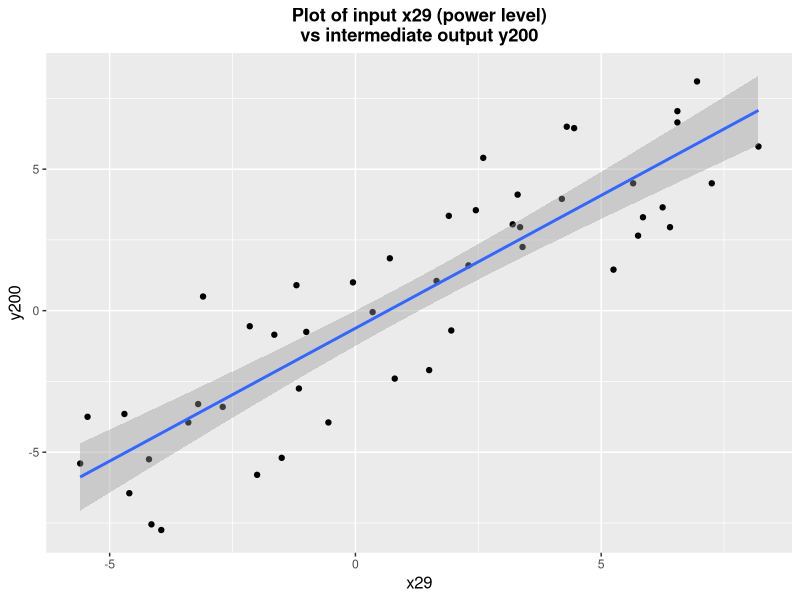
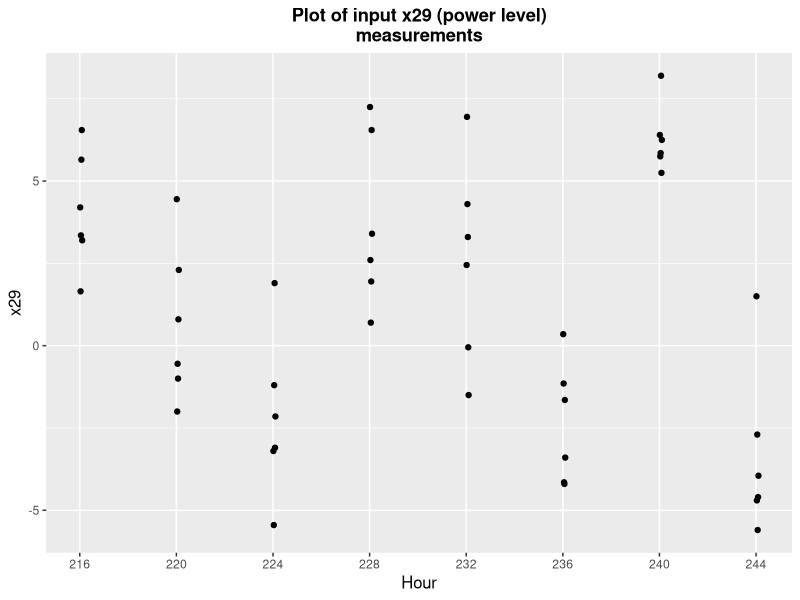
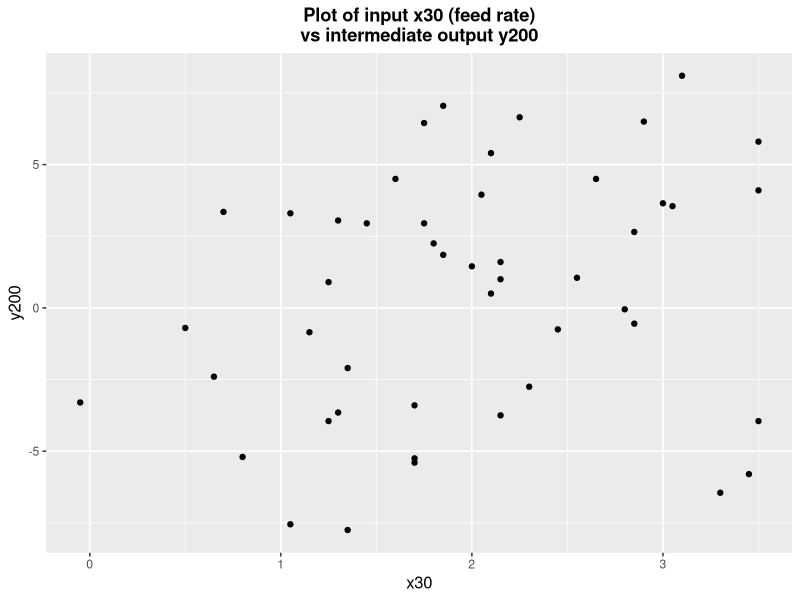
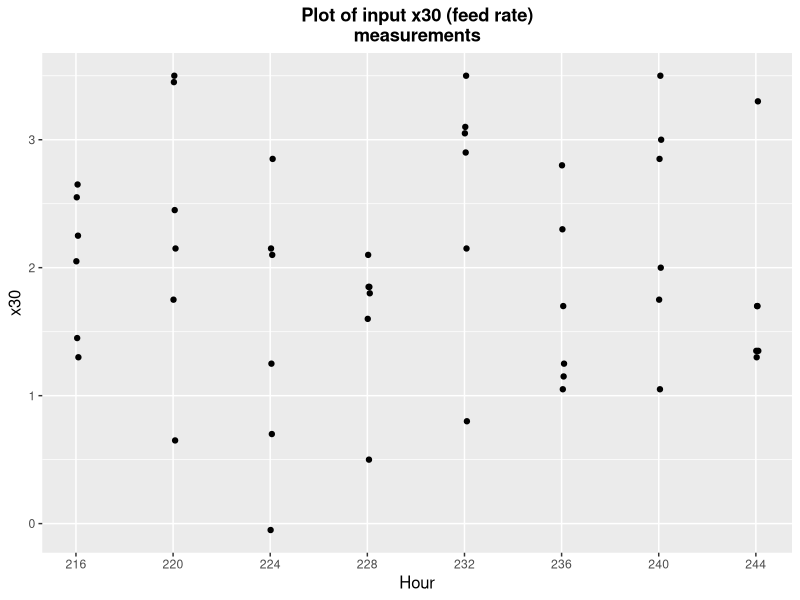
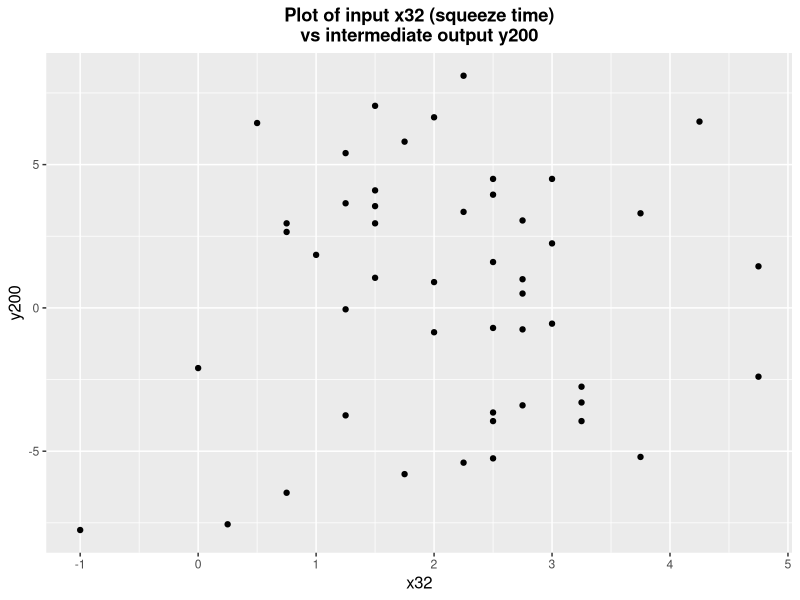
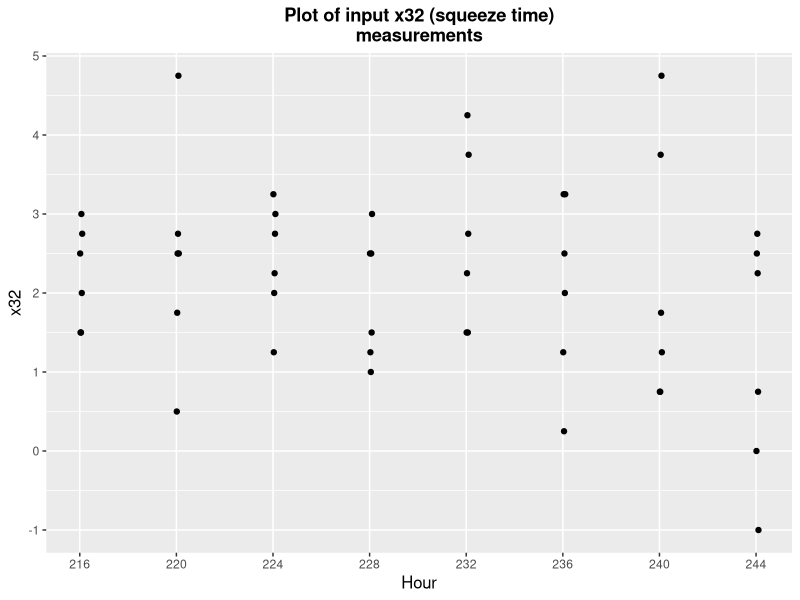
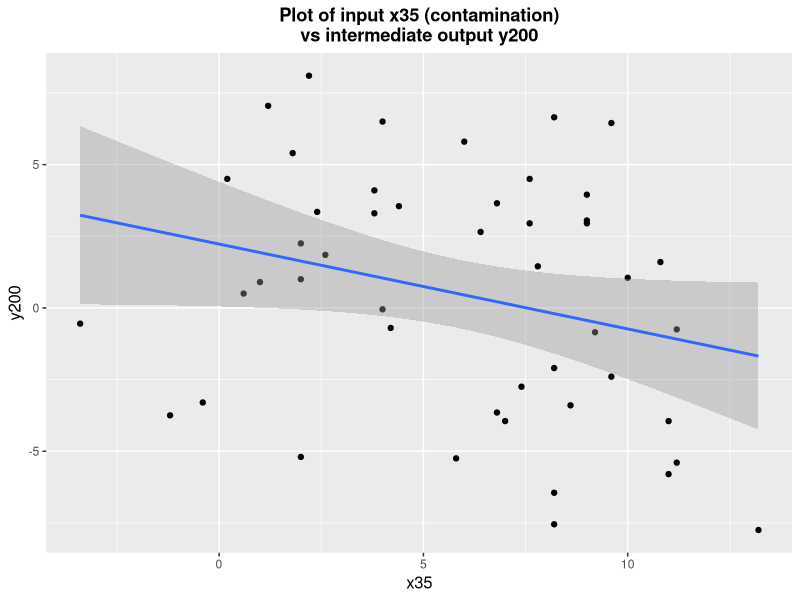
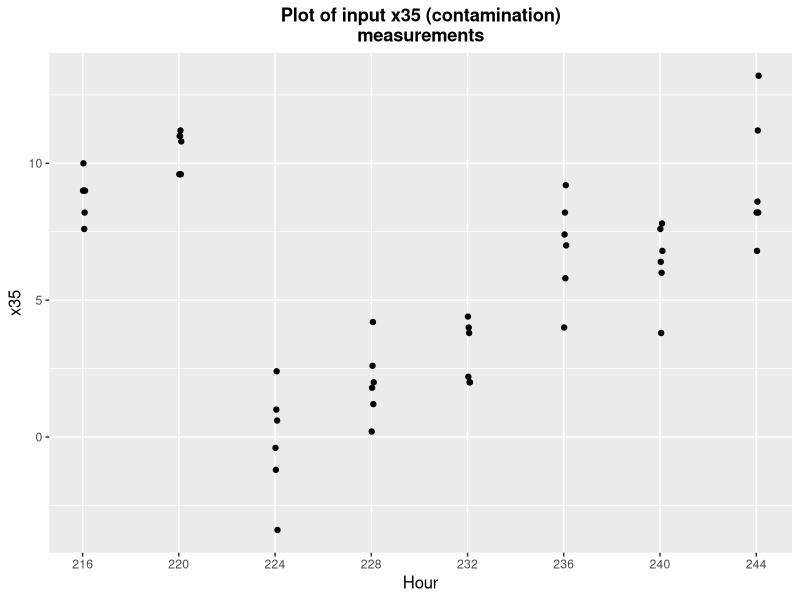

These charts were generated, in order, by the following R code: (Note: this script raises an error after producing the figures.)
library(ggplot2)

individ.data <- read.delim("individual_causes.csv")
head(individ.data, 16)
summary(individ.data)

individ.data$hour <- individ.data$partnum %/% 60
hours <- unique(individ.data$hour)

unique(individ.data$hour)

plots.base <- ggplot(data=individ.data) + 
  theme(plot.title=element_text(hjust=0.5, face="bold"), 
        axis.title=element_text(size=12))

# Dominant cause! - x29
plots.base + geom_point(aes(x=x29, y=y200)) +
  labs(title="Plot of input x29 (power level)\nvs intermediate output y200") +
  geom_smooth(mapping=aes(x=x29, y=y200), method=lm)

#  lims(x=c(-10, 10), y=c(-10, 10))

plots.base + geom_point(aes(x=partnum/60, y=x29)) +
  labs(title="Plot of input x29 (power level)\nmeasurements",
       x="Hour") +
  scale_x_continuous(breaks=hours, minor_breaks=NULL)

plots.base + geom_point(aes(x=x30, y=y200)) +
  labs(title="Plot of input x30 (feed rate)\nvs intermediate output y200")

plots.base + geom_point(aes(x=partnum/60, y=x30)) +
  labs(title="Plot of input x30 (feed rate)\nmeasurements",
       x="Hour") +
  scale_x_continuous(breaks=hours, minor_breaks=NULL)


plots.base + geom_point(aes(x=x32, y=y200)) +
  labs(title="Plot of input x32 (squeeze time)\nvs intermediate output y200")

plots.base + geom_point(aes(x=partnum/60, y=x32)) +
  labs(title="Plot of input x32 (squeeze time)\nmeasurements",
       x="Hour") +
  scale_x_continuous(breaks=hours, minor_breaks=NULL)


plots.base + geom_point(aes(x=x35, y=y200)) +
  labs(title="Plot of input x35 (contamination)\nvs intermediate output y200") +
  geom_smooth(mapping=aes(x=x35, y=y200), method=lm)

plots.base + geom_point(aes(x=partnum/60, y=x35)) +
  labs(title="Plot of input x35 (contamination)\nmeasurements",
       x="Hour") +
  scale_x_continuous(breaks=hours, minor_breaks=NULL)


plots.base + geom_point(aes(x=x37, y=y200)) +
  labs(title="Plot of input x37 (humidity)\nvs intermediate output y200")

plots.base + geom_point(aes(x=partnum/60, y=x37)) +
  labs(title="Plot of input x37 (humidity)\nmeasurements",
       x="Hour") +
  scale_x_continuous(breaks=hours, minor_breaks=NULL)


plots.base + geom_point(aes(x=x42, y=y200)) +
  labs(title="Plot of input x42 (component placement)\nvs intermediate output y200")

plots.base + geom_point(aes(x=partnum/60, y=x42)) +
  labs(title="Plot of input x42 (component placement)\nmeasurements",
       x="Hour") +
  scale_x_continuous(breaks=hours, minor_breaks=NULL)


plots.base + geom_point(aes(x=x43, y=y200)) +
  labs(title="Plot of input x43 (spacing parameter)\nvs intermediate output y200")

plots.base + geom_point(aes(x=partnum/60, y=x43)) +
  labs(title="Plot of input x43 (spacing parameter)\nmeasurements",
       x="Hour") +
  scale_x_continuous(breaks=hours, minor_breaks=NULL)


plots.base + geom_point(aes(x=x45, y=y200)) +
  labs(title="Plot of input x45 (fixture #)\nvs intermediate output y200") +
  scale_x_continuous(breaks=unique(individ.data$x45), minor_breaks=NULL)

plots.base + geom_point(aes(x=partnum/60, y=x45)) +
  labs(title="Plot of input x45 (fixture #)\nmeasurements",
       x="Hour") +
  scale_x_continuous(breaks=hours, minor_breaks=NULL) +
  scale_y_continuous(breaks=unique(individ.data$x45), minor_breaks=NULL)


full.model <- lm(y200 ~ x29 + x30 + x32 + x35 + x37 + x42 + x43 + as.factor(x45), 
                 data=individ.data)
summary(full.model)

partial.model.x45 <- lm (y200 ~ x29 + x30 + x32 + x35 + x37 + x42 + x43, 
                         data=individ.data)
summary(partial.model.x45)
anova(full.model, partial.model.x43)

partial.model.x35 <- lm(y200 ~ x29 + x30 + x32 + x37 + x42 + x43 + as.factor(x45), 
                       data=individ.data)
summary(partial.model.x35)

partial.model.x29 <- lm(y200 ~ x30 + x32 + x35 + x37 + x42 + x43 + as.factor(x45), 
                        data=individ.data)
summary(partial.model.x29)
anova(partial.model.x29, full.model)
summary(full.model)$r.squared - summary(partial.model.x29)$r.squared

x29.model <- lm(y200 ~ x29, data=individ.data)
summary(x29.model)
individ.data$daycount
